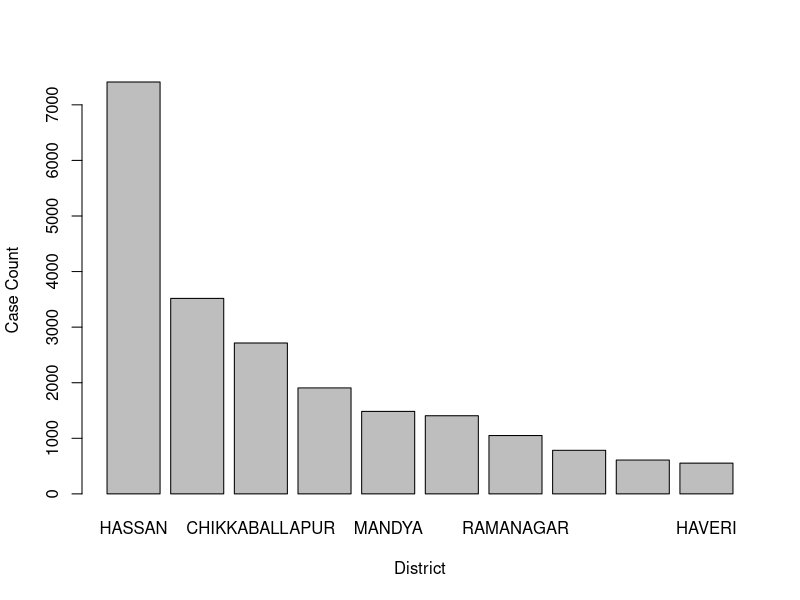
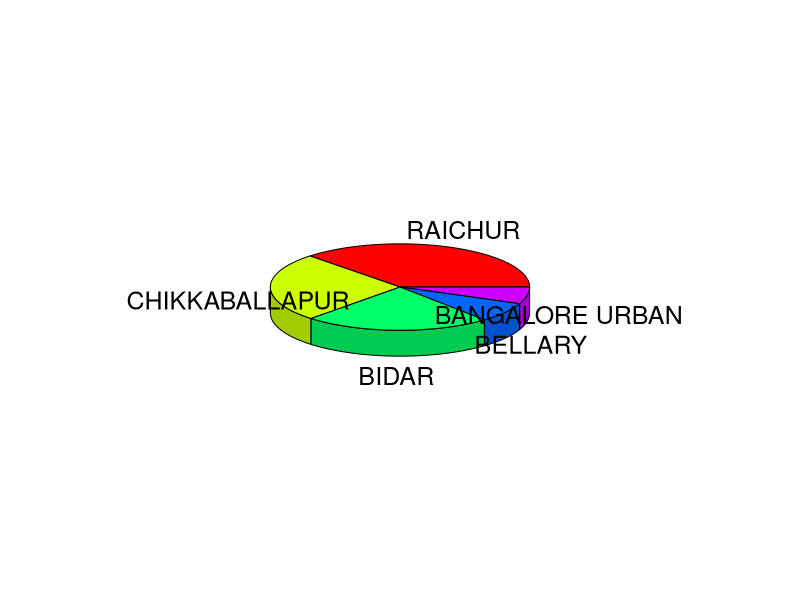
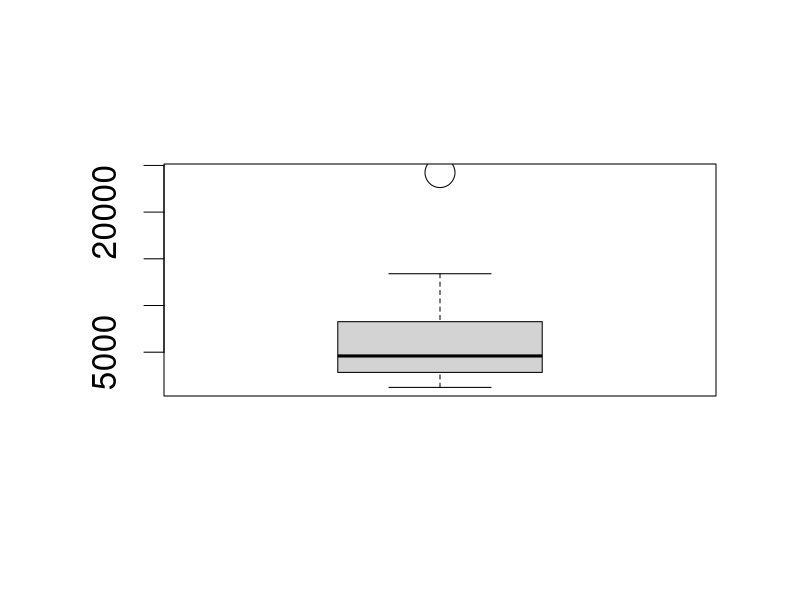
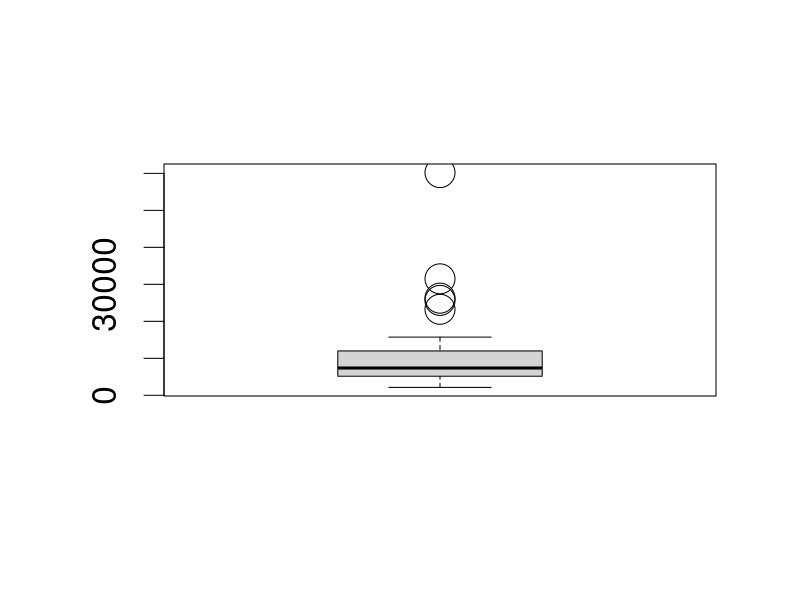

These figures' R source, in order:
## ---- chunk 1

library(readr)

# Source : data.gov.in

DS1 <- read_csv("DataSet/District_Wise_Mental_Health_Patients_2018-19.csv")

head(DS1)
## ---- chunk 2
library(ggplot2)

Sus <-data.frame("District"= DS1$DISTRICT,"Sucide_cases"=DS1$SUICIDE_ATTEMPT_CASES)


Sus_sort <- Sus[order(-Sus$Sucide_cases),]

top10 <- head(Sus_sort,10)

barplot(top10$Sucide_cases,names.arg = top10$District,xlab = "District",ylab = "Case Count")

## ---- chunk 3
library(plotrix)

Alc <- data.frame("District" = DS1$DISTRICT,"No_of_cases"=DS1$`ALCOHOL_&_SUBSTANCE_ABUSE`) 

Alc_sort <- Alc[order(-Alc$No_of_cases),]

t10_alc <- head(Alc_sort,5)
par(cex = 2)
pie3D(t10_alc$No_of_cases,labels = t10_alc$District)
## ---- chunk 4

SMD <- DS1$`SEVERE_MENTAL_DISORDER_(SMD)`
CMD <- DS1 $`COMMON_MENTAL _DISORDER(CMD)`

boxplot(SMD)
boxplot(CMD)
## ---- chunk 5
model<- lm(DS1$`SEVERE_MENTAL_DISORDER_(SMD)`~DS1$`ALCOHOL_&_SUBSTANCE_ABUSE`)
summary(model)
## ---- chunk 6

res <- t.test(SMD,CMD)
res
summary(res)

